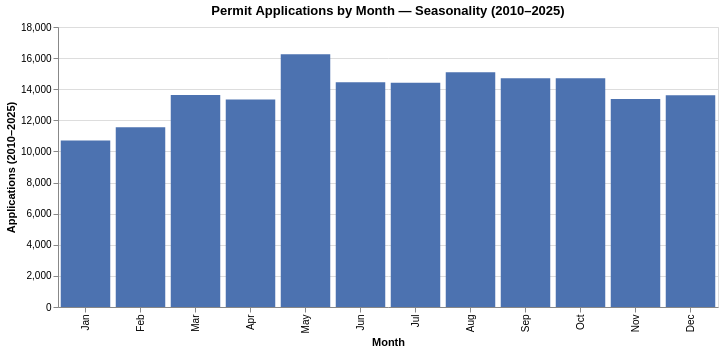

Notebook code for this chart:
### Markdown cell above
## 8. Monthly Seasonality of Applications

Spring and early summer are peak permitting months, as homeowners and contractors plan renovations before the construction season.

### Code cell
MONTH_ABBR = ["Jan", "Feb", "Mar", "Apr", "May", "Jun",
               "Jul", "Aug", "Sep", "Oct", "Nov", "Dec"]

by_month = (
    df.filter((pl.col("app_year") >= 2010) & (pl.col("app_year") <= 2025))
    .with_columns(
        pl.col("app_month").map_elements(
            lambda m: MONTH_ABBR[m - 1], return_dtype=pl.Utf8
        ).alias("month_name")
    )
    .group_by(["app_month", "month_name"])
    .agg(pl.len().alias("applications"))
    .sort("app_month")
)

alt.Chart(by_month).mark_bar(color="#4C72B0").encode(
    x=alt.X("month_name:N", sort=MONTH_ABBR, title="Month"),
    y=alt.Y("applications:Q", title="Applications (2010\u20132025)"),
    tooltip=["month_name", "applications"],
).properties(
    title="Permit Applications by Month \u2014 Seasonality (2010\u20132025)",
    width=660, height=280
)

### Figure 1 — Vega-Lite specification as saved in the notebook (floating-point values rounded to 4 significant figures)
{"config": {"view": {"continuousWidth": 300, "continuousHeight": 300}}, "data": {"name": "data-5e64355a8b8349bebce4f32ff227aa57"}, "mark": {"type": "bar", "color": "#4C72B0"}, "encoding": {"tooltip": [{"field": "month_name", "type": "nominal"}, {"field": "applications", "type": "quantitative"}], "x": {"field": "month_name", "sort": ["Jan", "Feb", "Mar", "Apr", "May", "Jun", "Jul", "Aug", "Sep", "Oct", "Nov", "Dec"], "title": "Month", "type": "nominal"}, "y": {"field": "applications", "title": "Applications (2010–2025)", "type": "quantitative"}}, "height": 280, "title": "Permit Applications by Month — Seasonality (2010–2025)", "width": 660, "$schema": "https://vega.github.io/schema/vega-lite/v6.4.1.json", "datasets": {"data-5e64355a8b8349bebce4f32ff227aa57": [{"app_month": 1, "month_name": "Jan", "applications": 10702}, {"app_month": 2, "month_name": "Feb", "applications": 11549}, {"app_month": 3, "month_name": "Mar", "applications": 13632}, {"app_month": 4, "month_name": "Apr", "applications": 13343}, {"app_month": 5, "month_name": "May", "applications": 16252}, {"app_month": 6, "month_name": "Jun", "applications": 14449}, {"app_month": 7, "month_name": "Jul", "applications": 14423}, {"app_month": 8, "month_name": "Aug", "applications": 15091}, {"app_month": 9, "month_name": "Sep", "applications": 14708}, {"app_month": 10, "month_name": "Oct", "applications": 14713}, {"app_month": 11, "month_name": "Nov", "applications": 13365}, {"app_month": 12, "month_name": "Dec", "applications": 13619}]}}
